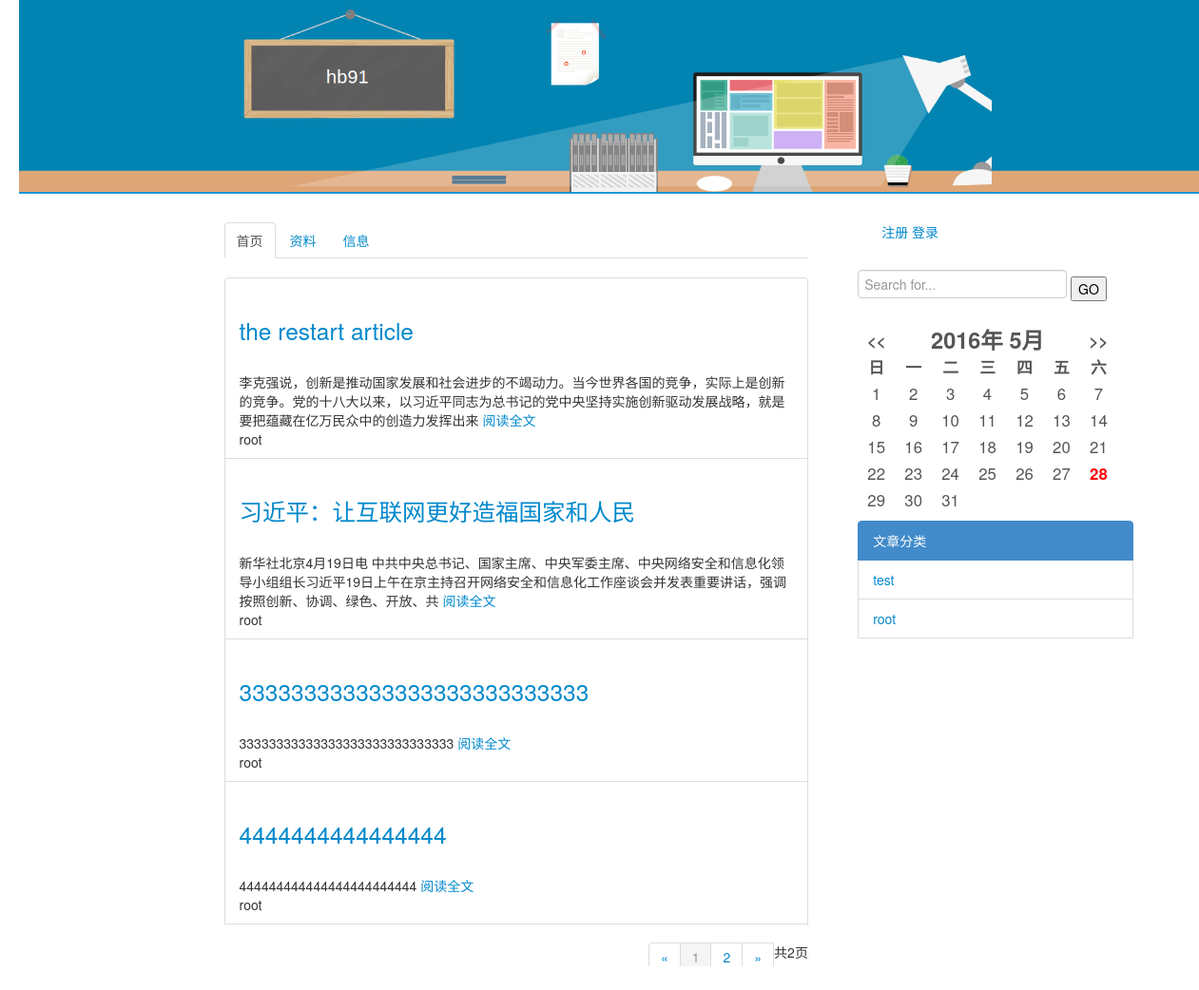
Screenshot of /blog/ with the database file from the repository.
### blog/models.py (models this page shows, shortened)
class Article(models.Model):
    title = models.CharField(max_length=100)
    author = models.ForeignKey(User)
    content = models.TextField()
    tags = models.ForeignKey(Category, blank=True, null=True)
    cre_date = models.DateTimeField()
    update = models.DateTimeField()

class Category(models.Model):
    name = models.CharField(max_length=30)
    class Meta:
        ordering = ['-id']

### blog/views.py (the view)
def index(request):
    article_list = Article.objects.all().order_by('cre_date')
    paginator = Paginator(article_list,4) #show 4 articles per page
    page = request.GET.get('page')
    try:
        articles = paginator.page(page)
    except PageNotAnInteger:
        articles = paginator.page(1)
    except EmptyPage:
        articles = paginator.page(paginator.num_pages)
    d_key = {"articles": articles,
    "is_category": False,
    "categories": Category.objects.all()}
    return render(request, 'blog/index.html', d_key)

### blog/templates/blog/index.html (shortened to what this page needs)
{% extends "blog/base.html" %}
    {% block context %}
    <div class="list-group">
        {% if articles %}
        {% for article in articles.object_list %}
        <li class="list-group-item">
            <h3>
            <a href="{% url 'blog:detail' article.id %}" >
                {{ article.title }} <br /></a>
            </h3>
                {{ article.content|truncatechars_html:100 }}
            <a href="{% url 'blog:detail' article.id %}" >
                阅读全文</a>
            <br />
            {{ article.author }}
        {% endfor %}
        {% else %}
                <p>No articles are available.</p>
        {% endif %}
        </li>
    </div>
<nav>
  <div class="pagination pagination-right">
    <ul >
    <li>
        {% if articles.has_previous %}
            <a href="?page={{ articles.previous_page_number }}" class="active">&laquo;</a>
        {% else %}
            <a href="" >&laquo;</a>
        {% endif %}
    </li>
    <li>
        {% for i in articles.paginator.page_range %}
            <li {% if articles.number == i %}class="active"{% endif %}>
                <a  href="?page={{ i }}">{{ i }}
                </a>
        </li>
        {% endfor %}
    </li>
    <li>
        {% if articles.has_next %}
            <a href="?page={{ articles.next_page_number }}" >&raquo;</a>
        {% else %}
            <a href="" >&raquo;</a>
        {% endif %}
    </li>
    <li>
        共{{ articles.paginator.num_pages }}页
    </li>
    </ul>
    </div>
</nav>
    {% endblock context %}

### blog/templates/blog/base.html (shortened to what this page needs)
<!DOCTYPE html>
<!DOCTYPE html>
<html lang="zh-CN">
{% load staticfiles %}
  <head>
	<link href="{% static "bootstrap/css/bootstrap-combined.min.css" %}" rel="stylesheet" media="screen" >
</head>
<body>
<div class="container-fluid" id="LG">
	<div class="row-fluid">
	    <img src="{% static "images/head1.png" %}" alt="返回主页">
		<div class="span12" >
		</div>
	</div>
	<div class="row-fluid">
	    <div class="span2">
	    </div>
		<div class="span6">
			<ul class="nav nav-tabs">
				<li class="active">
					<a href="/blog">首页</a>
				</li>
				<li>
					<a href="#">资料</a>
				</li>
				<li >
					<a href="#">信息</a>
				</li>
			</ul>
			{% block context %}
			{% endblock context %}
		</div>
		<div class="span3">
		<div id="sideBar">
		        <ul class="user">
						{% if user.is_authenticated %}
							欢迎：{{ user.username }}
							&nbsp&nbsp&nbsp&nbsp&nbsp&nbsp&nbsp&nbsp
							<a href="/blog/logout">退出</a>
						{% else %}
							<a href="/blog/register" ">注册</a>
                        	<a href="/blog/login">登录</a>
                        {% endif %}
				</ul>
            {% block search %}
            {% include "blog/search.html" %}
            {% endblock %}
            {% block calender %}
            {% include "blog/calender.html" %}
            {% endblock %}
            {% block category %}
            {% include "blog/category.html" %}
            {% endblock %}
		</div>
		<div class="span1">
	    </div>
    </div>
	</div>
</div>
</body>
</html>

### blog/templates/blog/search.html
{% block search %}
<div>
<form action="" method="post">{% csrf_token %}
			 <div class="input">
                <input type="text" class="form-control" placeholder="Search for...">
                <input type = 'submit' placeholder="Login" value="GO">
             </div>
</form>
</div>
{% endblock search %}

### blog/templates/blog/calender.html (shortened to what this page needs)
{% block calender %}
<head>
</head>
<body>
<table id="calendar" cellspacing="0">
<tr>
<th style="cursor:pointer;cursor:hand;"><<</th>
<th id="tittle" colspan="5"> </th>
<th style="cursor:pointer;cursor:hand;">>></th>
</tr>
<tr id="days">
<th>日</th>
<th>一</th>
<th>二</th>
<th>三</th>
<th>四</th>
<th>五</th>
<th>六</th>
</tr>
<tr>
<td> </td>
<td> </td>
<td> </td>
<td> </td>
<td> </td>
<td> </td>
<td> </td>
</tr>
<tr>
<td> </td>
<td> </td>
<td> </td>
<td> </td>
<td> </td>
<td> </td>
<td> </td>
</tr>
<tr>
<td> </td>
<td> </td>
<td> </td>
<td> </td>
<td> </td>
<td> </td>
<td> </td>
</tr>
<tr>
<td> </td>
<td> </td>
<td> </td>
<td> </td>
<td> </td>
<td> </td>
<td> </td>
</tr>
<tr>
<td> </td>
<td> </td>
<td> </td>
<td> </td>
<td> </td>
<td> </td>
<td> </td>
</tr>
<tr>
<td> </td>
<td> </td>
<td> </td>
<td> </td>
<td> </td>
<td> </td>
<td> </td>
</tr>
</table>
</body>
{% endblock calender %}

### blog/templates/blog/category.html
{% block category %}
<div class="list-group">
                <a class="list-group-item active">
                文章分类
                </a>
                {% if categories %}
                {% for c in categories %}
                <li class="list-group-item">
                <a href="{% url 'blog:category' c.id %}">{{ c.name }}</a>
                </li>
                {% endfor %}
                {% endif %}
</div>
{% endblock category %}

### blog/templates/blog/calender.html (style rules this page uses)
#calendar { background:#fff; color:#555; font-size:1.2em; }
#tittle { font-size:1.4em; padding:4px 0.6em; }
#days th { font-weight:bold; text-align:center; padding:4px 0.66em; }
#calendar td { text-align:center; padding:4px 0.55em; }
#today { color:#F00; font-weight:bold; }

### rows the page displays
Article: title "the restart article", content "李克强说，创新是推动国家发展和社会进步的不竭动力。当今世界各国的竞争，实际上是创新的竞争。党的十八大以来，以习近平同志为总书记的党中央坚持实施创新驱动发展战略，就是要把蕴藏在亿万民众中的创造力发挥出来", author "root"
Article: title "习近平：让互联网更好造福国家和人民", content "新华社北京4月19日电 中共中央总书记、国家主席、中央军委主席、中央网络安全和信息化领导小组组长习近平19日上午在京主持召开网络安全和信息化工作座谈会并发表重要讲话，强调按照创新、协调、绿色、开放、共", author "root"
Article: title "333333333333333333333333333", content "33333333333333333333333333333", author "root"
Article: title "4444444444444444", content "444444444444444444444444", author "root"
Category: name "test"
Category: name "root"

### other values shown
{{ i }} "1" "2"
{{ articles.paginator.num_pages }} "2"
